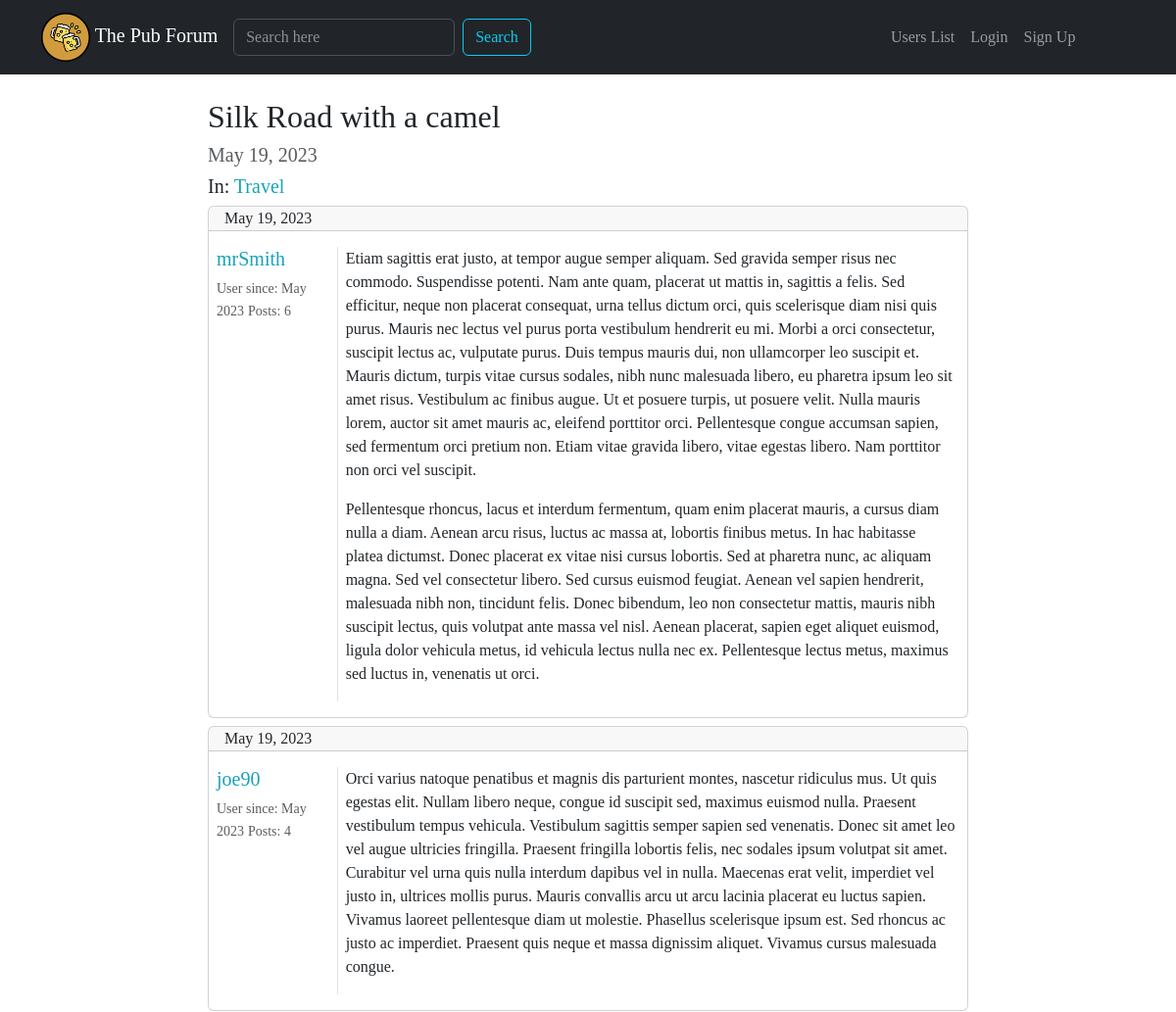
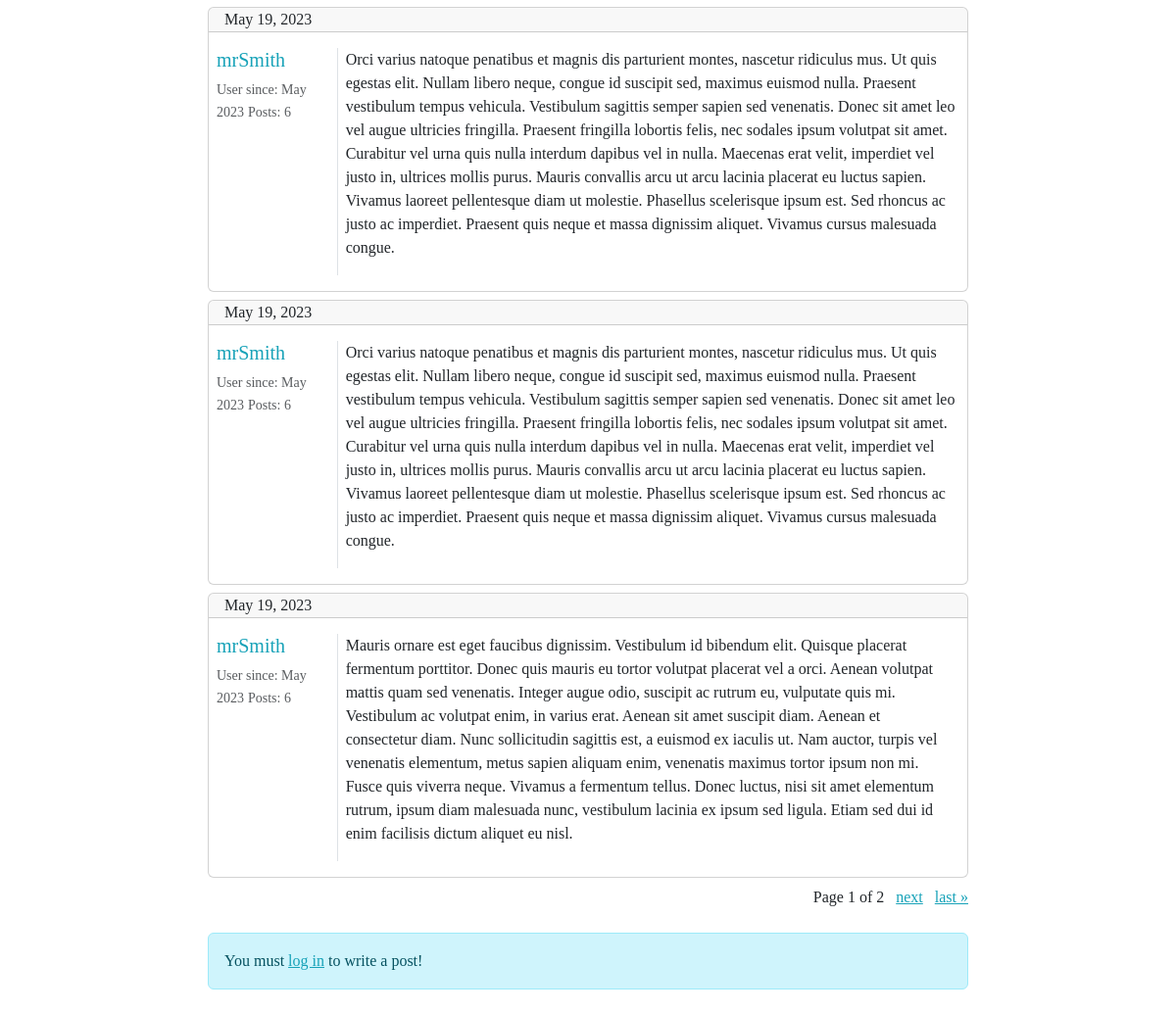
/forum/discussion/5/, run on an earlier commit of the app's database (2 pictures, top to bottom).
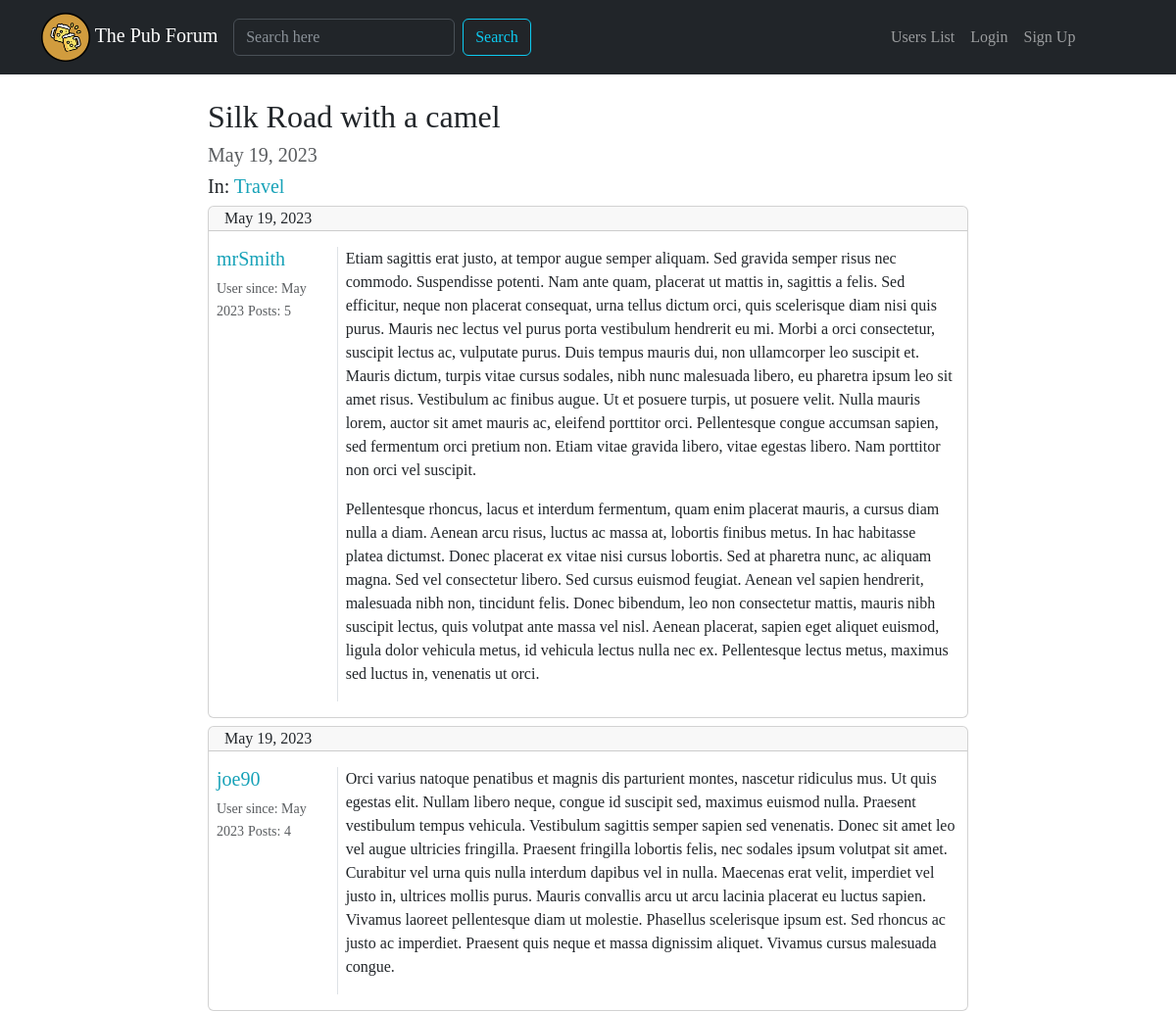
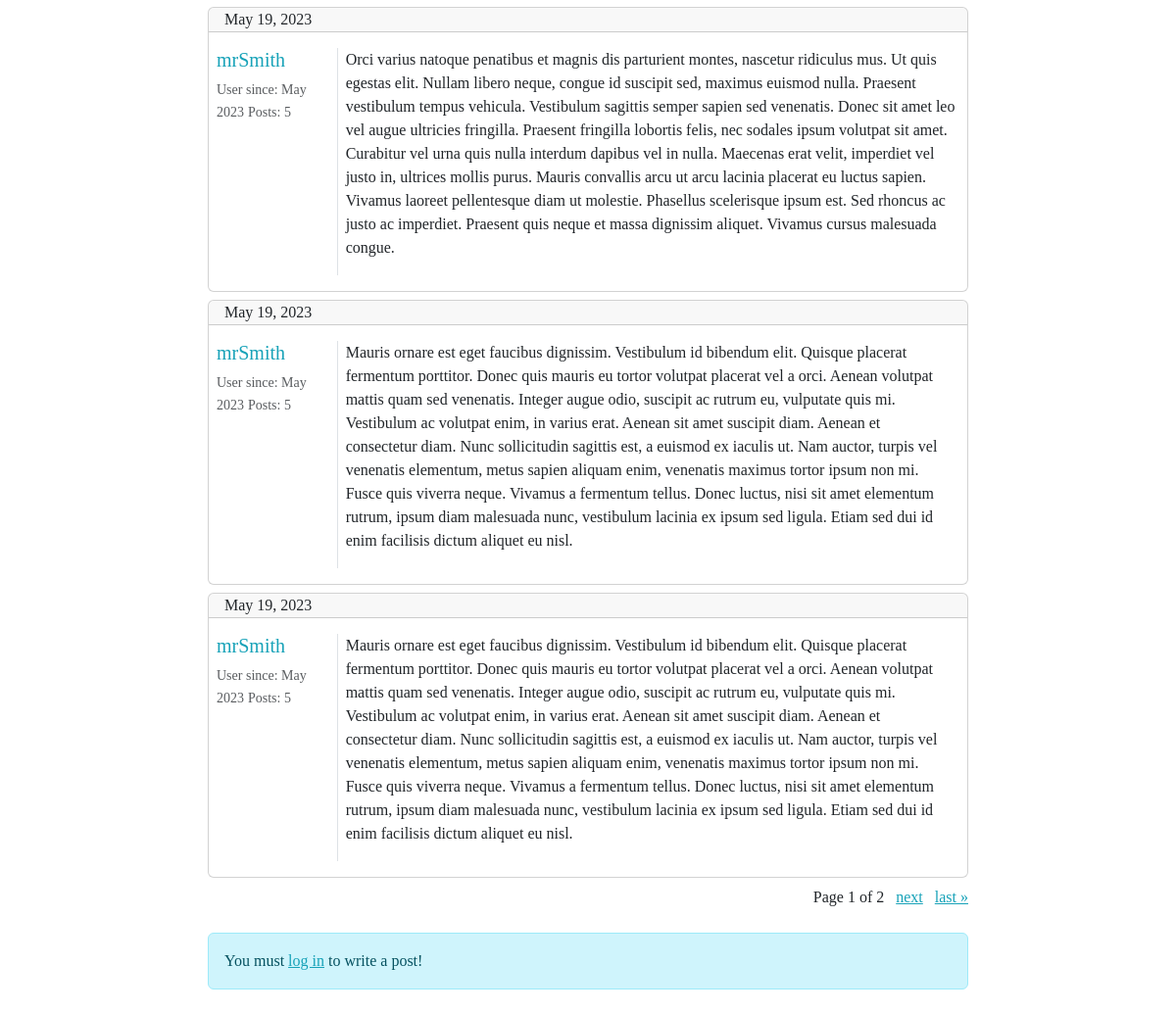
And on a later commit of the database (2 pictures, top to bottom).
### forum/models.py (models this page shows, shortened)
class Post(models.Model):
    post_author = models.ForeignKey(User, on_delete=models.CASCADE, related_name='posts')
    post_content = models.TextField()
    post_creation_data = models.DateField(auto_now_add=True)
    post_discussion = models.ForeignKey(Discussion, on_delete=models.CASCADE)
    class Meta:
        verbose_name = 'Post'
        verbose_name_plural = 'Posts'

### forum/views.py (the view)
# urls.py: path("discussion/<int:pk>/", show_discussion, name='show_discussion'),
def show_discussion(request, pk):
    discussion = get_object_or_404(Discussion, pk=pk)
    discussion_posts = Post.objects.filter(post_discussion=discussion)
    paginator = Paginator(discussion_posts, 5)
    page = request.GET.get("page")
    posts_in_page = paginator.get_page(page)
    answer_form = PostModelForm()
    context = {'discussion': discussion,
               'posts_in_page': posts_in_page,
               'answer_form': answer_form
               }
    return render(request, "show_discussion.html", context)

### forum/forms.py
class PostModelForm(forms.ModelForm):
    class Meta:
        model = Post
        fields = ['post_content']
        widgets = {
            'post_content': forms.Textarea(attrs={'rows': '5'})
        }
        labels = {
            'post_content': 'Add a Post'
        }

### forum/models.py (called while the page is built)
    def __str__(self):
        return self.section_name

### forum/templates/show_discussion.html (shortened to what this page needs)
{% extends 'base.html' %}
{% load crispy_forms_tags %}
{% block content %}
<div class="row justify-content-center mx-auto">
      <div class="col-8">
          <h2>{{ discussion.discussion_title }}</h2>
          <h5 class="text-muted">{{ discussion.discussion_creation_data }}</h5>
          <h5>In: <a class="text-decoration-none" href="{% url 'show_section' pk=discussion.discussion_section.pk %}">
              {{ discussion.discussion_section }}</a>
          </h5>
          {% for post in posts_in_page %}
          <div class="card my-2">
              <div class="card-header py-0">
                  <footer>{{ post.post_creation_data }}
                  </footer>
              </div>
              <div class="card-body">
                  <div class="row">
                      <div class="col-xl-2 col-3 border-end px-1">
                          <h5 class="card-text"><a class="text-decoration-none" href="{% url 'user_profile' username=post.post_author.username %}">{{ post.post_author }}</a></h5>
                          <small class="card-text text-muted">User since: {{ post.post_author.date_joined|date:"M Y" }}</small>
                          <small class="card-text text-muted">Posts: {{ post.post_author.posts.count }}</small>
                      </div>
                      <div class="col-xl-10 col-9 px-2">
                          <p class="card-text my-0">{{ post.post_content|linebreaks }}</p>
                      </div>
                  </div>
              </div>
          </div>
          {% endfor %}
          <div class="text-end">
              <span class="step-links">
                  <span class="current">
                      Page {{ posts_in_page.number }} of {{ posts_in_page.paginator.num_pages }}
                  </span> &nbsp;
                  {% if posts_in_page.has_next %}
                      <a href="?page={{ posts_in_page.next_page_number }}">next</a> &nbsp;
                      <a href="?page={{ posts_in_page.paginator.num_pages }}">last &raquo;</a>
                  {% endif %}
              </span>
          </div>
          {% if request.user.is_authenticated %}
              {% include 'answer_form.html' %}
          {% else %}
              <div class="alert alert-info my-4" role="alert">
                    You must <a href="{% url 'login' %}?next={{ request.get_full_path }}">log in</a> to write a post!
              </div>
          {% endif %}
      </div>
</div>
{% endblock content %}

What changed in the data, as far as the page shows it:
removed Post: post_creation_data "May 19, 2023", post_author "mrSmith", post_author.date_joined "May 2023", post_author.posts.count "6", post_content "Orci varius natoque penatibus et magnis dis parturient montes, nascetur ridiculus mus. Ut quis egestas elit. Nullam libero neque, congue id suscipit sed, maximus euismod nulla. Praesent vestibulum tempus vehicula. Vestibulum sagittis semper sapien sed venenatis. Donec sit amet leo vel augue ultricies fringilla. Praesent fringilla lobortis felis, nec sodales ipsum volutpat sit amet. Curabitur vel urna quis nulla interdum dapibus vel in nulla. Maecenas erat velit, imperdiet vel justo in, ultrices mollis purus. Mauris convallis arcu ut arcu lacinia placerat eu luctus sapien. Vivamus laoreet pellentesque diam ut molestie. Phasellus scelerisque ipsum est. Sed rhoncus ac justo ac imperdiet.…"
computed for Post (number 1 of 5 on the later page): post_author.posts.count "6" → "5"
computed for Post (number 3 of 5 on the later page): post_author.posts.count "6" → "5"
computed for Post (number 4 of 5 on the later page): post_author.posts.count "6" → "5"
now on this page (row unchanged): Post: post_creation_data "May 19, 2023", post_author "mrSmith", post_author.date_joined "May 2023", post_author.posts.count "5", post_content "Mauris ornare est eget faucibus dignissim. Vestibulum id bibendum elit. Quisque placerat fermentum porttitor. Donec quis mauris eu tortor volutpat placerat vel a orci. Aenean volutpat mattis quam sed venenatis. Integer augue odio, suscipit ac rutrum eu, vulputate quis mi. Vestibulum ac volutpat enim, in varius erat. Aenean sit amet suscipit diam. Aenean et consectetur diam. Nunc sollicitudin sagittis est, a euismod ex iaculis ut. Nam auctor, turpis vel venenatis elementum, metus sapien aliquam enim, venenatis maximus tortor ipsum non mi. Fusce quis viverra neque. Vivamus a fermentum tellus. Donec luctus, nisi sit amet elementum rutrum, ipsum diam malesuada nunc, vestibulum lacinia ex ipsum…"
